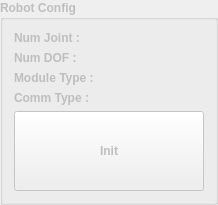
     <widget class="QGroupBox" name="gbRobotConfig">
      <property name="enabled">
       <bool>false</bool>
      </property>
      <property name="maximumSize">
       <size>
        <width>240</width>
        <height>16777215</height>
       </size>
      </property>
      <property name="font">
       <font>
        <weight>75</weight>
        <bold>true</bold>
       </font>
      </property>
      <property name="title">
       <string>Robot Config</string>
      </property>
      <layout class="QGridLayout" name="gridLayout_2">
       <item row="2" column="0" colspan="2">
        <layout class="QHBoxLayout" name="horizontalLayout">
         <item>
          <widget class="QPushButton" name="btnSetInit">
           <property name="minimumSize">
            <size>
             <width>0</width>
             <height>80</height>
            </size>
           </property>
           <property name="text">
            <string>Init</string>
           </property>
          </widget>
         </item>
        </layout>
       </item>
       <item row="1" column="0">
        <layout class="QVBoxLayout" name="verticalLayout_3">
         <item>
          <widget class="QLabel" name="label_3">
           <property name="text">
            <string>Num Joint : </string>
           </property>
          </widget>
         </item>
         <item>
          <widget class="QLabel" name="label_4">
           <property name="text">
            <string>Num DOF : </string>
           </property>
          </widget>
         </item>
         <item>
          <widget class="QLabel" name="label_5">
           <property name="text">
            <string>Module Type : </string>
           </property>
          </widget>
         </item>
         <item>
          <widget class="QLabel" name="labelCommType">
           <property name="text">
            <string>Comm Type : </string>
           </property>
          </widget>
         </item>
        </layout>
       </item>
       <item row="1" column="1">
        <layout class="QVBoxLayout" name="verticalLayout_4">
         <item>
          <layout class="QVBoxLayout" name="verticalLayout_5">
           <item>
            <widget class="QLabel" name="txtNumJoint">
             <property name="minimumSize">
              <size>
               <width>100</width>
               <height>0</height>
              </size>
             </property>
             <property name="text">
              <string/>
             </property>
            </widget>
           </item>
           <item>
            <widget class="QLabel" name="txtNumDof">
             <property name="minimumSize">
              <size>
               <width>100</width>
               <height>0</height>
              </size>
             </property>
             <property name="text">
              <string/>
             </property>
            </widget>
           </item>
           <item>
            <widget class="QLabel" name="txtModuleType">
             <property name="minimumSize">
              <size>
               <width>100</width>
               <height>0</height>
              </size>
             </property>
             <property name="text">
              <string/>
             </property>
            </widget>
           </item>
           <item>
            <widget class="QLabel" name="txtCommType">
             <property name="minimumSize">
              <size>
               <width>100</width>
               <height>0</height>
              </size>
             </property>
             <property name="text">
              <string/>
             </property>
            </widget>
           </item>
          </layout>
         </item>
        </layout>
       </item>
      </layout>
     </widget>
